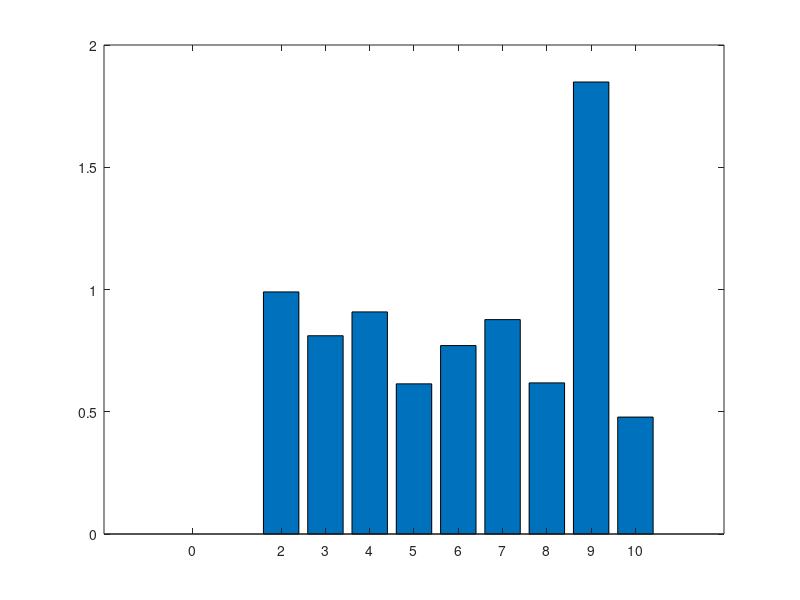

Write MATLAB code to recreate this figure.
for m=2:10 n=m-1;a=-1;b=1;step1=(b-a)/n;x=a:step1:b;y=1./(1+100.*x.*x);step2=(b-a)/100;xt=a:step2:b;wn=polyfit(x,y,n);ywn=polyval(wn,xt);err=abs(ywn-1./(1+100.*xt.*xt));degr(m)=m;error(m)=max(err);bar(degr,error); end